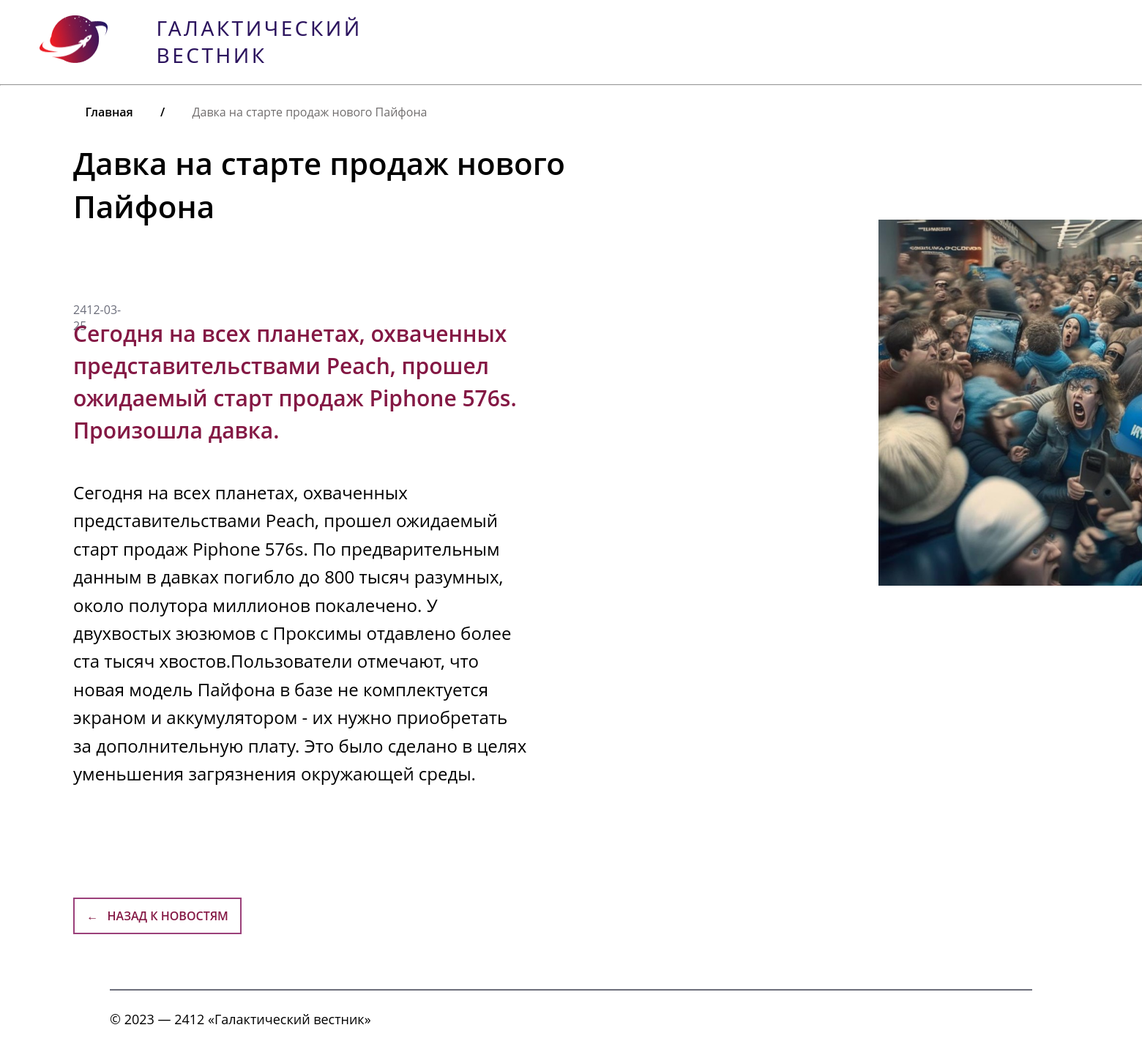
Page /news.php?post=3 on the committed database.
### tables this page shows
CREATE TABLE `news` (
  `id` int UNSIGNED NOT NULL,
  `date` datetime DEFAULT NULL,
  `title` varchar(250) NOT NULL DEFAULT '',
  `announce` text,
  `content` text,
  `image` varchar(250) NOT NULL DEFAULT ''
);

### app/database/queries.php (called while the page is built, shortened)
<?php
require('settings.php');
function checkError($query) {
    $errInfo = $query->errorInfo();
}
function selectedPost($id) {
    global $pdo;
    $post = "select id, date(date), title, announce, content, image from news where id = $id";
    $query = $pdo->prepare($post);
    $query->execute();
    return $query->fetch();
}
?>

### news.php (the view, shortened to what this page needs)
<?php include("path.php");
include("app/database/queries.php");
$post = selectedPost($_GET['post']);
?>
<!DOCTYPE html>
<html lang="en">
<head>
    <link rel="stylesheet" href="http://localhost/news/assets/css/style.css" type="text/css">
    <link rel="stylesheet" href="http://localhost/news/assets/css/styleNews.css" type="text/css">
</head>
<body>
    <?php include("app/include/header.php"); ?>
    <hr>
    <div class="navText">
        <a class="navRoute" href="<?php echo BASE_URL ?>">Главная</a>
        <a class="navRoute">&nbsp;/&nbsp;</a>
        <a class="endRoute"><?= $post['title'] ?></a>
    </div>
    <h1 class="titleNews"><?= $post['title'] ?></h1>
    <div class="selectedNewsCon">
        <p class="time-news"><?= $post['date(date)'] ?></p>
        <p class="title-news"><?= strip_tags($post['announce']) ?></p>
        <p class="contentNews"><?= strip_tags($post['content']) ?></p>
        <a href="<?php echo BASE_URL ?>"><button class="backBtn">←&nbsp;&nbsp; назад к новостям</button></a>
    </div>
    <img class="news-jpg" src="<?= BASE_URL . 'assets/images/' . $post['image'] ?>">
    <?php include("app/include/footer.php"); ?>
</body>
</html>

### assets/css/style.css (style rules this page uses)
* { margin: 0; padding: 0; box-sizing: border-box; }
a { text-decoration: none; }
.time-news { width: 82px; height: 22px; font-family: 'Open Sans'; font-style: normal; font-weight: 400; font-size: 16px; line-height: 22px; color: #6C6E7B; }
.title-news { width: 739px; height: 45px; margin-bottom: 55px; font-family: 'Open Sans'; font-style: normal; font-weight: 600; font-size: 30px; line-height: 44px; color: #841844; }

### assets/css/styleNews.css (style rules this page uses)
.navText { display: flex; justify-content: space-around; width: 500px; margin-top: 25px; margin-left: 100px; }
.navText > .navRoute { font-family: 'Open Sans'; font-style: normal; font-weight: 600; font-size: 16px; line-height: 140%; text-decoration: none; color: #000000; }
.endRoute { font-family: 'Open Sans'; font-style: normal; font-weight: 500; font-size: 16px; line-height: 140%; text-decoration: none; color: #706d6d; }
.titleNews { width: 50%; margin-top: 30px; margin-left: 100px; font-family: 'Open Sans'; font-style: normal; font-weight: 600; font-size: 42px; line-height: 140%; color: #000000; }
.selectedNewsCon { margin-top: 100px; margin-left: 100px; width: 40%; display: flex; flex-direction: column; justify-content: space-around; }
.contentNews { margin-top: 120px; font-family: 'Open Sans'; font-style: normal; font-weight: 400; font-size: 24px; line-height: 160%; color: #000000; }
.backBtn { margin-top: 150px; height: 50px; width: 230px; font-family: 'Open Sans'; font-style: normal; font-weight: 600; font-size: 16px; line-height: 22px; text-transform: uppercase; background-color: #FFFFFF; border: 2px solid #9B407A; color:#841844; }
.news-jpg { position: absolute; top: 300px; left: 1200px; height: 500px; }

### rows in the picture
news: title "Давка на старте продаж нового Пайфона", announce "Сегодня на всех планетах, охваченных представительствами Peach, прошел ожидаемый старт продаж Piphone 576s. Произошла давка.", content "Сегодня на всех планетах, охваченных представительствами Peach, прошел ожидаемый старт продаж Piphone 576s. По предварительным данным в давках погибло до 800 тысяч разумных, около полутора миллионов покалечено. У двухвостых зюзюмов с Проксимы отдавлено более ста тысяч хвостов.Пользователи отмечают, что новая модель Пайфона в базе не комплектуется экраном и аккумулятором - их нужно приобретать за дополнительную плату. Это было сделано в целях уменьшения загрязнения окружающей среды.", image (picture)

### other values in the picture
$post['date(date)'] "2412-03-25"
